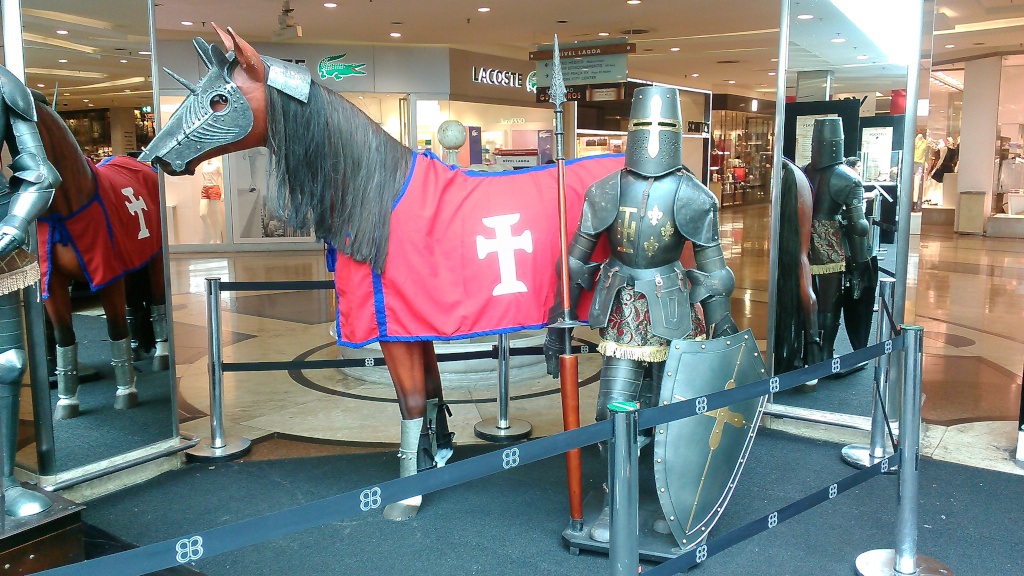
//> input picture imagens/imagem_01.jpg, 1024 x 576 px
$ ./work_image   (built with g++ and OpenCV 4)
//> lines starting //> are read from the running program, lines starting //| are printed output that depends on the picture
/**
***
***	File:			work_image.cpp
***
***	Author:		Nilton Jose Rizzo
***	Date:			08/01/2019
***	Git:			git@gitlab.com:ufrrj/opencv.git
***	LICENSE:		see LICENSE file
***
***
***	OpenCV How-to by examples
***
*** Functions from OpenCV:
***
***   imread		Read image from file
***	namedWindow	Create a new window do show a image
***   imshow		Show Image on Window
***   waitkey		Wait a key pressed
***	cvtColor		Transform a image from the one color space to other
***
*** Methods
***
***	Mat::empty()	Return true if image is empty, else return false
***	Mat::clone()	Create a new copy from image
***
*** libimage		This lib was part from this how-to
***
***	showInfo			Show the basic information about image
***
***	In vi/vim editors use tabstop=3
***	In geany editor use preferences->Editor->Ident
***		set width to 	3
***		type				tab
**/

#include <iostream>
#include <fstream>
#include <string>
#include <iomanip>

#include <opencv2/core.hpp>
#include <opencv2/highgui.hpp>
#include <opencv2/imgcodecs.hpp>
#include <opencv2/imgproc.hpp>

#include "image.hpp"

/**
*** open namespaces
**/
using namespace std;
using namespace cv;

int 	main(void);
void	showHelp(void);		// Show help mensage to user


int main(void) {

Mat		image;		// Image object to be used, original Image
Mat		work;			// Working image
Mat		tmp;			// temporary Image
string	filename;	// Image name
int		h,w,height, width;
char		ch;

	filename = "../imagens/imagem_01.jpg";

	// Read image from disk
	image = imread(filename);
//> image is the input picture: 576 rows x 1024 cols, CV_8UC3; mean B, G, R 121.9, 124.6, 124.6

	if ( image.empty() ){
		cerr << "Erro: Image not found [" << filename << "]" << endl;
		exit(-1);
	}

	// Create a window for display.
	namedWindow( filename.c_str(), WINDOW_NORMAL);

	work = image.clone();
	tmp = work.clone();

	do {
		width = work.cols;
//> width = 1024
		height = work.rows;
//> height = 576

		// Resize windows and image will fit in
   	w = 800;
   	h = height * w / width;
//> h = 450

		// Resize the window to width 800xh
   	resizeWindow( filename.c_str(), w, h);

		// Show our image inside it.
		imshow( filename.c_str(), work );

		ch = waitKey(100);		// Wait for a key press
//> the key 'b' is pressed
										// If the parameter differ from 0
										// wait for the given time
										// If equal 0, wait indefinitely
										//		for the pressed key
		switch( ch ) {
			case 'b':
			case 'B':
				tmp = work > 128;
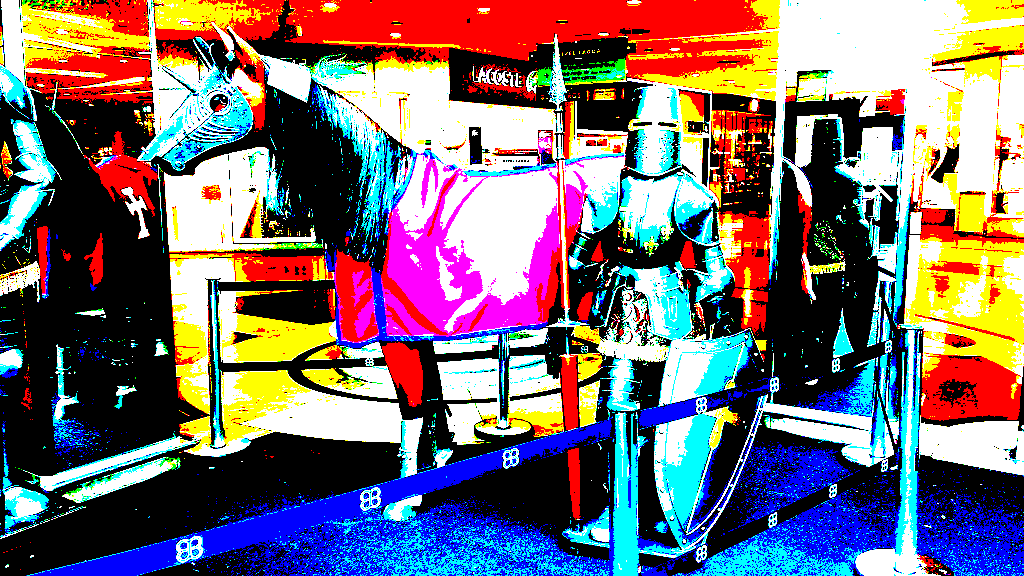
//> tmp: 576 rows x 1024 cols, CV_8UC3; mean B, G, R 113.8, 108.6, 121.5
//> the key 'g' is pressed
				break;
			case 'g':	// Convert image to Gray Scale
			case 'G':
				cvtColor( work, tmp, CV_BGR2GRAY);
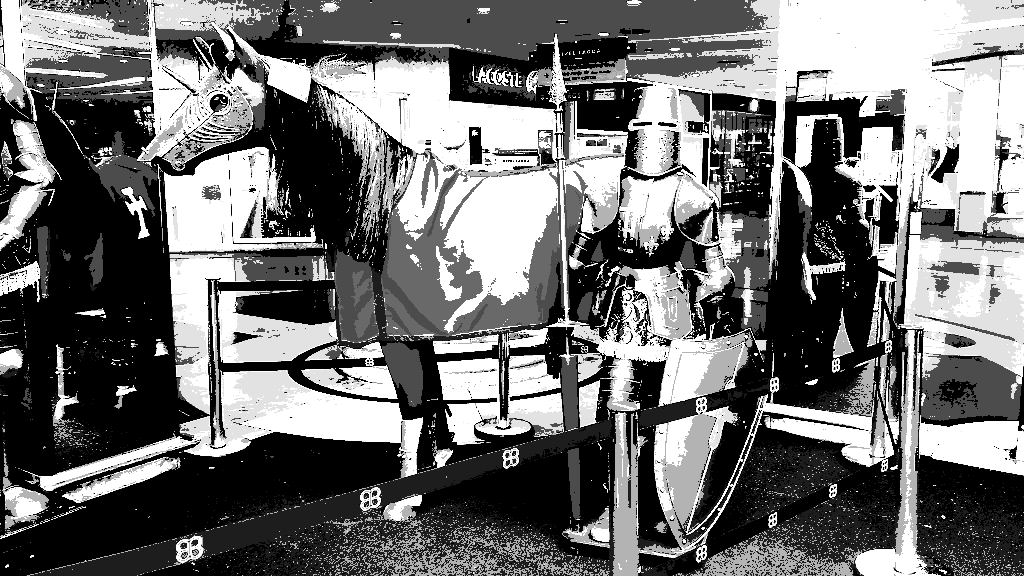
//> tmp: 576 rows x 1024 cols, CV_8UC1; min 0, max 255, mean 113
//> the key 'i' is pressed
				break;
			case 'h':	// Show Help
			case 'H':
			case '?':
				showHelp();
				break;
			case 'i':	// Show Image infoemations
			case 'I':
				showInfo(work);
//> (this line was passed over: showInfo is not available in this run)
//> the Esc key is pressed
				break;
			case 'r':	// Reset to original image
			case 'R':
				tmp = image.clone();
				break;
		}
		work = tmp.clone();
	} while ( ch != 27 );		// Wait until <ESC> was pressed
	cout << endl;
	return 0;
}


void showHelp(void){

	cout << " \n\
Working Image version 1.0.0 \n\
\n\
This program describe how we can work with images, transform, change format and much more.\n\
\n\
Commands:\n\
\n\
\t<b>\tModify all values bellow thresould to zero\n\
\t<g>\tTransform image to gray scale\n\
\t<h>\tThis help page\n\
\t<i>\tShow Image informations\n\
\t<ESC>\tQuit program\n\
" << endl;
}
